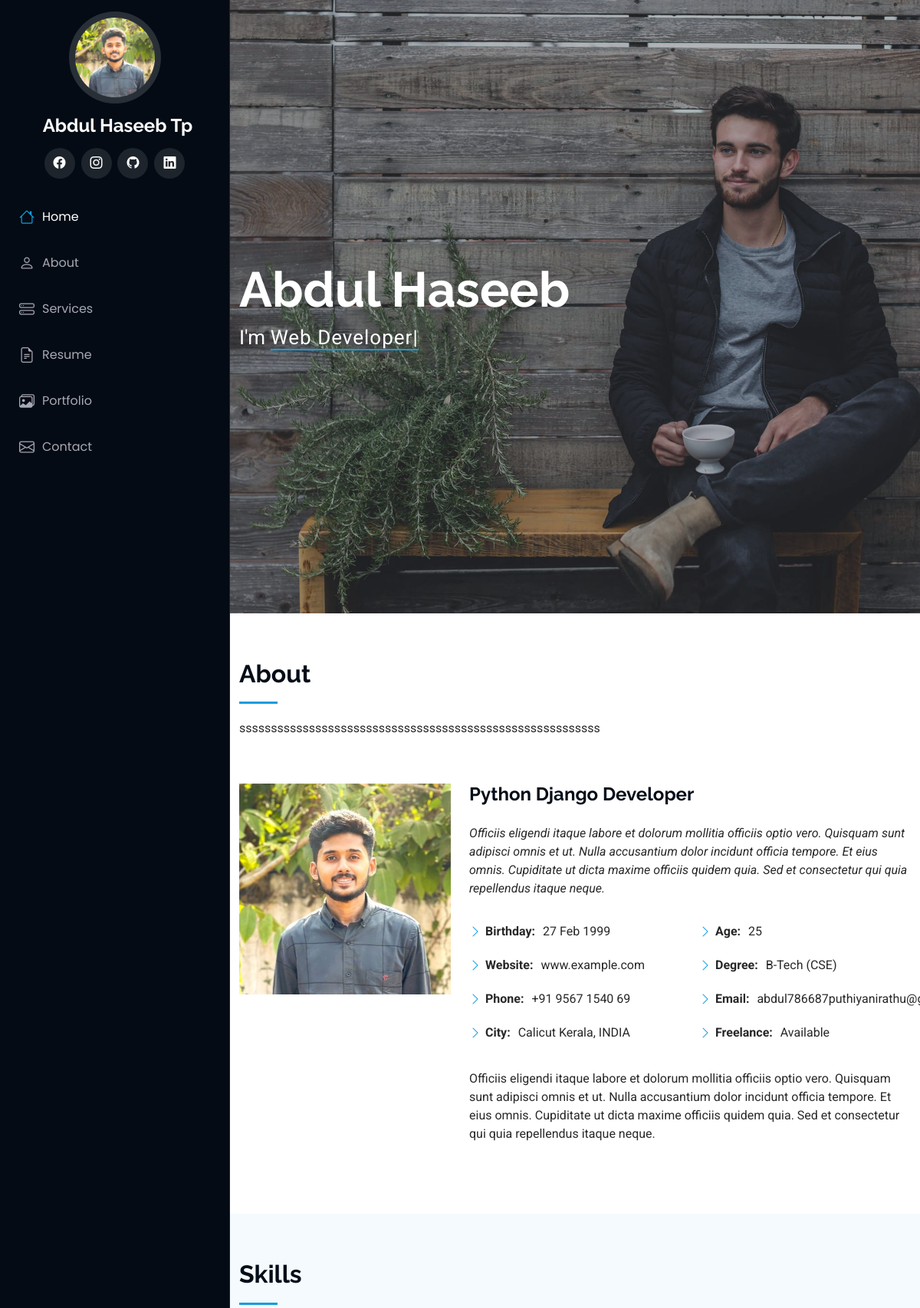
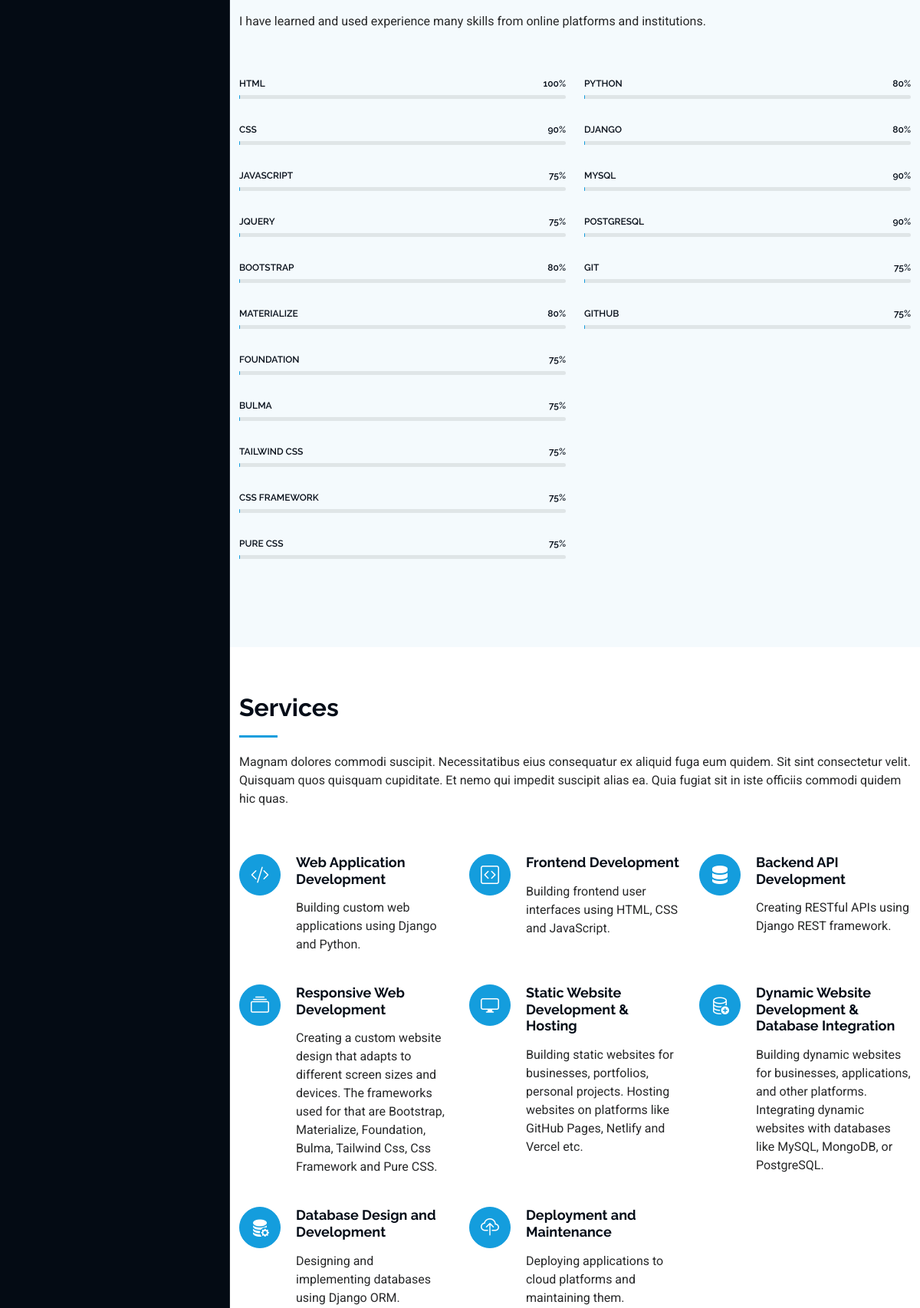
The page / (upper part) on the database its author committed (2 pictures, top to bottom).
### Home/models.py (models this page shows, shortened)
class AboutSection(models.Model):
    name = models.CharField(max_length=100)
    bg_image = models.ImageField(upload_to='img')
    prof_image = models.ImageField(upload_to='img')
    position = models.CharField(max_length=100)
    description_about = models.TextField()
    description_position = models.TextField()
    resume = models.FileField(upload_to='files', blank=True, null=True)
    experience = models.IntegerField(default=0)
    project_success = models.IntegerField(default=0)
    satisfication_rate = models.IntegerField(default=0)

class SocialLink(models.Model):
    name = models.CharField(max_length=100)
    icon = models.CharField(max_length=100, blank=True, null=True)
    link = models.URLField(max_length=100)

### Home/views.py (the view)
# urls.py: path("", views.index, name="index"),
def index(request):
    about = AboutSection.objects.all()
    skills = Skill.objects.all()
    educations = education.objects.all()
    experiences = Experience.objects.all()
    projects = Project.objects.all()
    service = Service.objects.all()
    sociallink = SocialLink.objects.all()
    contacts = Contact.objects.all()
    context = {
        'about': about,
        'skills': skills,
        'educations': educations,
        'experiences': experiences,
        'projects': projects,
        'service': service,
        'sociallink': sociallink,
        'contacts': contacts
    }
    return render(request, 'index.html', context)

### templates/index.html (shortened to what this page needs)
{% load static %}
<!DOCTYPE html>
<html lang="en">
<head>
  <link href="static/vendor/bootstrap/css/bootstrap.min.css" rel="stylesheet">
  <link href="static/vendor/bootstrap-icons/bootstrap-icons.css" rel="stylesheet">
  <link href="static/vendor/aos/aos.css" rel="stylesheet">
  <link href="static/vendor/glightbox/css/glightbox.min.css" rel="stylesheet">
  <link href="static/vendor/swiper/swiper-bundle.min.css" rel="stylesheet">
  <link rel="stylesheet" href="https://cdnjs.cloudflare.com/ajax/libs/font-awesome/4.7.0/css/font-awesome.min.css">
  <link href="static/css/main.css" rel="stylesheet">
</head>
<body class="index-page">
  {% for post in about %}
  <header id="header" class="header dark-background d-flex flex-column">
    <div class="profile-img">
      <img src="{{ post.prof_image.url }}" alt="" class="img-fluid rounded-circle">
    </div>
    <a href="{{ index.html.url }}" class="logo d-flex align-items-center justify-content-center">
      <h1 class="sitename">{{ post.name }}</h1>
    </a>
    <div class="social-links text-center">
      {% for links in sociallink %}
      <a href="{{ links.link }}" class="facebook" title="{{ links.name }}"><i class="{{ links.icon }}"></i></a>
      {% endfor %}
    </div>
    <nav id="navmenu" class="navmenu">
      <ul>
        <li><a href="#hero" class="active"><i class="bi bi-house navicon"></i>Home</a></li>
        <li><a href="#about"><i class="bi bi-person navicon"></i> About</a></li>
        <li><a href="#services"><i class="bi bi-hdd-stack navicon"></i> Services</a></li>
        <li><a href="#resume"><i class="bi bi-file-earmark-text navicon"></i> Resume</a></li>
        <li><a href="#portfolio"><i class="bi bi-images navicon"></i> Portfolio</a></li>
        <li><a href="#contact"><i class="bi bi-envelope navicon"></i> Contact</a></li>
      </ul>
    </nav>
  </header>
  <main class="main">
    <section id="hero" class="hero section dark-background">
      <img src="{{ post.bg_image.url }}" alt="" data-aos="fade-in" class="">
      <div class="container" data-aos="fade-up" data-aos-delay="100">
        <h2>Abdul Haseeb</h2>
        <p>I'm <span class="typed" data-typed-items="Web Developer, Web Designer, Freelancer"></span></p>
      </div>
    </section>
    <section id="about" class="about section">
      <div class="container section-title" data-aos="fade-up">
        <h2>About</h2>
        <p>{{ post.description_about }}</p>
      </div>
      <div class="container" data-aos="fade-up" data-aos-delay="100">
        <div class="row gy-4 justify-content-center">
          <div class="col-lg-4">
            <img src="{{ post.prof_image.url }}" class="img-fluid" alt="">
          </div>
          <div class="col-lg-8 content">
            <h2>{{ post.position }}</h2>
            <p class="fst-italic py-3">
              {{ post.description_position}}
            </p>
            <div class="row">
              <div class="col-lg-6">
                <ul>
                  <li><i class="bi bi-chevron-right"></i> <strong>Birthday:</strong> <span>27 Feb 1999</span></li>
                  <li><i class="bi bi-chevron-right"></i> <strong>Website:</strong> <span>www.example.com</span></li>
                  <li><i class="bi bi-chevron-right"></i> <strong>Phone:</strong> <span>+91 9567 1540 69</span></li>
                  <li><i class="bi bi-chevron-right"></i> <strong>City:</strong> <span>Calicut Kerala, INDIA</span></li>
                </ul>
              </div>
              <div class="col-lg-6">
                <ul>
                  <li><i class="bi bi-chevron-right"></i> <strong>Age:</strong> <span>25</span></li>
                  <li><i class="bi bi-chevron-right"></i> <strong>Degree:</strong> <span>B-Tech (CSE)</span></li>
                  <li><i class="bi bi-chevron-right"></i> <strong>Email:</strong> <span>abdul786687puthiyanirathu@gmail.com</span></li>
                  <li><i class="bi bi-chevron-right"></i> <strong>Freelance:</strong> <span>Available</span></li>
                </ul>
              </div>
            </div>
            <p class="py-3">
              Officiis eligendi itaque labore et dolorum mollitia officiis optio vero. Quisquam sunt adipisci omnis et ut. Nulla accusantium dolor incidunt officia tempore. Et eius omnis.
              Cupiditate ut dicta maxime officiis quidem quia. Sed et consectetur qui quia repellendus itaque neque.
            </p>
          </div>
        </div>
      </div>
    </section>
    {% endfor %}
    <section id="skills" class="skills section light-background">
      <div class="container section-title" data-aos="fade-up">
        <h2>Skills</h2>
        <p>I have learned and used experience many skills from online platforms and institutions.</p>
      </div>
      <div class="container" data-aos="fade-up" data-aos-delay="100">
        <div class="row skills-content skills-animation">
          <div class="col-lg-6">
            <div class="progress">
              <span class="skill"><span>HTML</span> <i class="val">100%</i></span>
              <div class="progress-bar-wrap">
              </div>
            </div>
            <div class="progress">
              <span class="skill"><span>CSS</span> <i class="val">90%</i></span>
              <div class="progress-bar-wrap">
              </div>
            </div>
            <div class="progress">
              <span class="skill"><span>JavaScript</span> <i class="val">75%</i></span>
              <div class="progress-bar-wrap">
              </div>
            </div>
            <div class="progress">
              <span class="skill"><span>JQUERY</span> <i class="val">75%</i></span>
              <div class="progress-bar-wrap">
              </div>
            </div>
            <div class="progress">
              <span class="skill"><span>BOOTSTRAP</span> <i class="val">80%</i></span>
              <div class="progress-bar-wrap">
              </div>
            </div>
            <div class="progress">
              <span class="skill"><span>MATERIALIZE</span> <i class="val">80%</i></span>
              <div class="progress-bar-wrap">
              </div>
            </div>
            <div class="progress">
              <span class="skill"><span>FOUNDATION</span> <i class="val">75%</i></span>
              <div class="progress-bar-wrap">
              </div>
            </div>
            <div class="progress">
              <span class="skill"><span>BULMA</span> <i class="val">75%</i></span>
              <div class="progress-bar-wrap">
              </div>
            </div>
            <div class="progress">
              <span class="skill"><span>TAILWIND CSS</span> <i class="val">75%</i></span>
              <div class="progress-bar-wrap">
              </div>
            </div>
            <div class="progress">
              <span class="skill"><span>CSS FRAMEWORK</span> <i class="val">75%</i></span>
              <div class="progress-bar-wrap">
              </div>
            </div>
            <div class="progress">
              <span class="skill"><span>PURE CSS</span> <i class="val">75%</i></span>
              <div class="progress-bar-wrap">
              </div>
            </div>
            <br>
          </div>
          <div class="col-lg-6">
            <div class="progress">
              <span class="skill"><span>PYTHON</span> <i class="val">80%</i></span>
              <div class="progress-bar-wrap">
              </div>
            </div>
            <div class="progress">
              <span class="skill"><span>DJANGO</span> <i class="val">80%</i></span>
              <div class="progress-bar-wrap">
              </div>
            </div>
            <div class="progress">
              <span class="skill"><span>MYSQL</span> <i class="val">90%</i></span>
              <div class="progress-bar-wrap">
              </div>
            </div>
            <div class="progress">
              <span class="skill"><span>POSTGRESQL</span> <i class="val">90%</i></span>
              <div class="progress-bar-wrap">
              </div>
            </div>
            <div class="progress">
              <span class="skill"><span>GIT</span> <i class="val">75%</i></span>
              <div class="progress-bar-wrap">
              </div>
            </div>
            <div class="progress">
              <span class="skill"><span>GITHUB</span> <i class="val">75%</i></span>
              <div class="progress-bar-wrap">
              </div>
            </div>
          </div>
        </div>
      </div>
    </section>
    <section id="services" class="services section">
      <div class="container section-title" data-aos="fade-up">
        <h2>Services</h2>
        <p>Magnam dolores commodi suscipit. Necessitatibus eius consequatur ex aliquid fuga eum quidem. Sit sint consectetur velit. Quisquam quos quisquam cupiditate. Et nemo qui impedit suscipit alias ea. Quia fugiat sit in iste officiis commodi quidem hic quas.</p>
      </div>
      <div class="container">
        <div class="row gy-4">
          <div class="col-lg-4 col-md-6 service-item d-flex" data-aos="fade-up" data-aos-delay="100">
            <div class="icon flex-shrink-0"><i class="bi bi-code-slash"></i></div>
            <div>
              <h4 class="title"><a href="#contact" class="stretched-link">Web Application Development</a></h4>
              <p class="description">Building custom web applications using Django and Python.</p>
            </div>
          </div>
          <div class="col-lg-4 col-md-6 service-item d-flex" data-aos="fade-up" data-aos-delay="200">
            <div class="icon flex-shrink-0"><i class="bi bi-code-square"></i></div>
            <div>
              <h4 class="title"><a href="#contact" class="stretched-link">Frontend Development</a></h4>
              <p class="description">Building frontend user interfaces using HTML, CSS and JavaScript.</p>
            </div>
          </div>
          <div class="col-lg-4 col-md-6 service-item d-flex" data-aos="fade-up" data-aos-delay="300">
            <div class="icon flex-shrink-0"><i class="bi bi-server"></i></div>
            <div>
              <h4 class="title"><a href="#contact" class="stretched-link">Backend API Development</a></h4>
              <p class="description">Creating RESTful APIs using Django REST framework.</p>
            </div>
          </div>
          <div class="col-lg-4 col-md-6 service-item d-flex" data-aos="fade-up" data-aos-delay="400">
            <div class="icon flex-shrink-0"><i class="bi bi-collection"></i></div>
            <div>
              <h4 class="title"><a href="#contact" class="stretched-link">Responsive Web Development</a></h4>
              <p class="description">Creating a custom website design that adapts to different screen sizes and devices. The frameworks used for that are Bootstrap, Materialize, Foundation, Bulma, Tailwind Css, Css Framework and Pure CSS.</p>
            </div>
          </div>
          <div class="col-lg-4 col-md-6 service-item d-flex" data-aos="fade-up" data-aos-delay="500">
            <div class="icon flex-shrink-0"><i class="bi bi-display"></i></div>
            <div>
              <h4 class="title"><a href="#contact" class="stretched-link">Static Website Development & Hosting</a></h4>
              <p class="description">Building static websites for businesses, portfolios, personal projects. Hosting websites on platforms like GitHub Pages, Netlify and Vercel etc.</p>
            </div>
          </div>
          <div class="col-lg-4 col-md-6 service-item d-flex" data-aos="fade-up" data-aos-delay="600">
            <div class="icon flex-shrink-0"><i class="bi bi-database-add"></i></div>
            <div>
              <h4 class="title"><a href="#contact" class="stretched-link">Dynamic Website Development & Database Integration</a></h4>
              <p class="description">Building dynamic websites for businesses, applications, and other platforms. Integrating dynamic websites with databases like MySQL, MongoDB, or PostgreSQL.</p>
            </div>
          </div>
          <div class="col-lg-4 col-md-6 service-item d-flex" data-aos="fade-up" data-aos-delay="700">
            <div class="icon flex-shrink-0"><i class="bi bi-database-fill-gear"></i></div>
            <div>
              <h4 class="title"><a href="#contact" class="stretched-link">Database Design and Development</a></h4>
              <p class="description">Designing and implementing databases using Django ORM.</p>
            </div>
          </div>
          <div class="col-lg-4 col-md-6 service-item d-flex" data-aos="fade-up" data-aos-delay="800">
            <div class="icon flex-shrink-0"><i class="bi bi-cloud-upload"></i></div>
            <div>
              <h4 class="title"><a href="#contact" class="stretched-link">Deployment and Maintenance</a></h4>
              <p class="description">Deploying applications to cloud platforms and maintaining them.</p>
            </div>
          </div>
        </div>
      </div>
    </section>
  </main>
</body>
</html>

### rows shown on the page
AboutSection: prof_image (picture), name "Abdul Haseeb Tp", bg_image (picture), description_about "sssssssssssssssssssssssssssssssssssssssssssssssssssssssss", position "Python Django Developer", description_position "Officiis eligendi itaque labore et dolorum mollitia officiis optio vero. Quisquam sunt adipisci omnis et ut. Nulla accusantium dolor incidunt officia tempore. Et eius omnis. Cupiditate ut dicta maxime officiis quidem quia. Sed et consectetur qui quia repellendus itaque neque."
